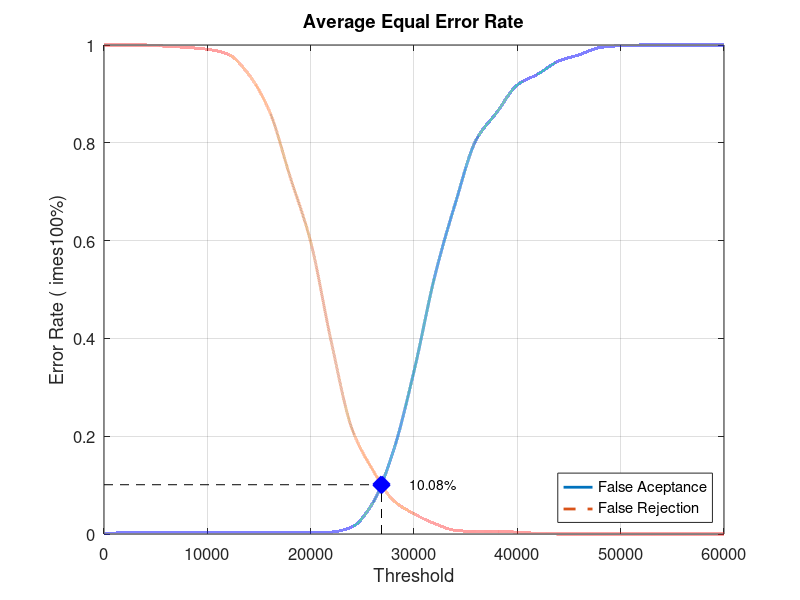
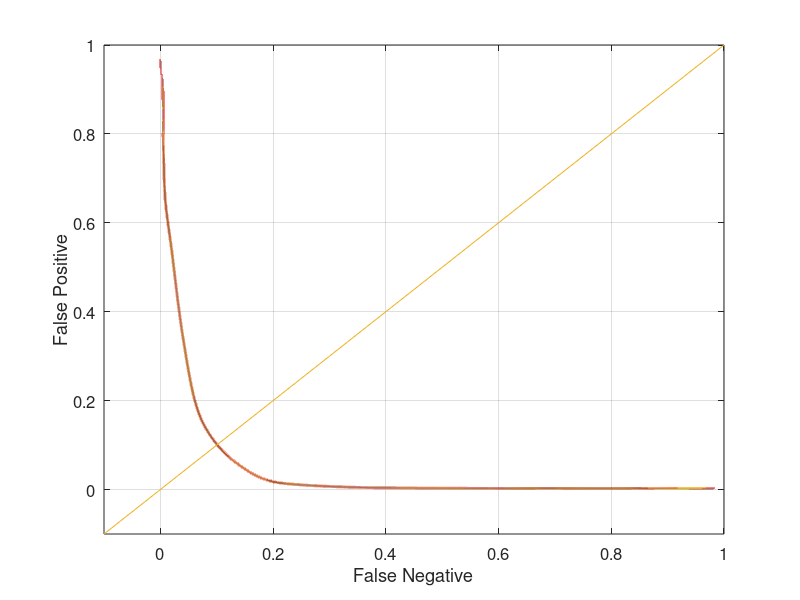

Reproduce these figures in MATLAB, in order.
close all;
clear;
clc;
x = 0:2000:60000;
xq = 0:0.5:60000;

y0 = [0 0.00263158 0.00263158 0.00263158 0.00263158 0.00263158 0.00263158 0.00263158 0.00263158 0.00263158 0.00263158 0.00394737 0.0144737 0.0631579 0.169737 0.332895 0.526316 0.676316 0.805263 0.861842 0.918421 0.940789 0.967105 0.980263 0.994737 0.998684 1 1 1 1 1]
yy0 = interp1(x, y0, xq, 'pchip');
y1 = [1 1 1 0.9975 0.995 0.99125 0.98125 0.94 0.865 0.73125 0.5975 0.3925 0.215 0.13125 0.06875 0.04125 0.02125 0.0075 0.005 0.005 0.00375 0.00125 0 0 0 0 0 0 0 0 0]
yy1 = interp1(x, y1, xq, 'pchip');

% Calculating EER: 
y2 = abs(y0 - y1);
find(y2 == min(y2))
yy2 = abs(yy0 - yy1);
xEER = find(yy2 == min(yy2));
xEERIndex = xq(xEER) % X-axis EER
yEER = yy0(xEER) % Y-axis EER

main = figure
plot(xq, yy0,'-','LineWidth', 2);	hold on
plot(xq, yy1,'--','LineWidth', 2);	hold on
plot([xEERIndex xEERIndex], [0 yEER], 'k--');	hold on
plot([0 xEERIndex], [yEER yEER], 'k--');	hold on
plot(xEERIndex, yEER, 'bx', 'LineWidth', 10);	hold on
text(xEERIndex + 10 * xEERIndex / 100, yEER, [num2str(round((10000 * yEER)) / 100) '%'])
legend('False Aceptance', 'False Rejection', 'Location', 'SouthEast')
xlabel('Threshold')
ylabel('Error Rate (	imes100%)')
title('Average Equal Error Rate')
set(gca, 'FontSize', 12)
axis([0 60000 0 1])
grid on

print(main, 'Experiment2AverageMain', '-dpng');
FNRxFPR = figure('Color', [1 1 1]);
plot(yy1, yy0, '-', yy1, yy0, 'LineWidth', 2);
hold on
y = -0.1:0.1:1
plot(y, y); 
set(gca, 'FontSize', 12)
xlabel('False Negative')
ylabel('False Positive')
axis([-0.1 1 -0.1 1])
set(gca, 'FontSize', 12)
grid on

print(FNRxFPR, 'Experiment2AverageFNRxFPR','-dpng');
